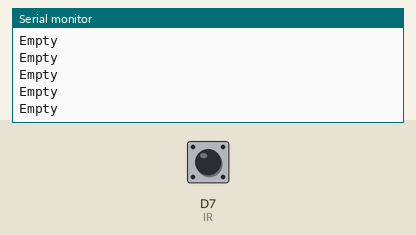
Recording of a sketch running on a simulated ESP8266 (NodeMCU). Parts: the last lines printed to the serial monitor. Inputs (shaded band) come from the test bench; at power-on: D7 (IR) HIGH.

Above: at 1.2 s.
1.3 s: D7 (IR) driven LOW
At 2.1 s:
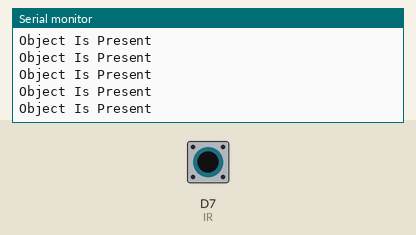
3.2 s: D7 (IR) driven HIGH
At 3.7 s:
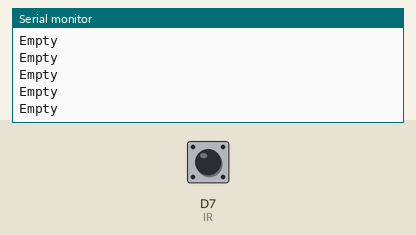
6.2 s: D7 (IR) driven LOW
At 7.1 s:
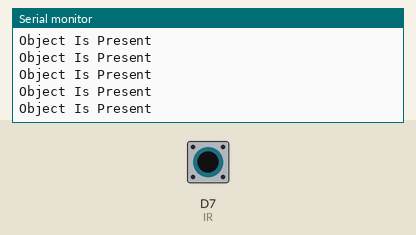
9.2 s: D7 (IR) driven HIGH
At 10.2 s:
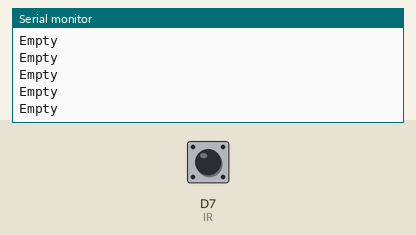
12.2 s: D7 (IR) driven LOW
At 13.3 s:
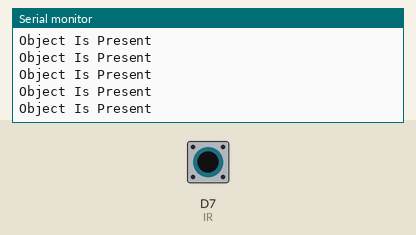

Measured:
- after the input at 1.3 s, the serial monitor: prints a new line at once (image 1)
- after the input at 6.2 s, the serial monitor: prints a new line at once (image 3)
- after the input at 9.2 s, the serial monitor: prints a new line at once (image 4)
- after the input at 12.2 s, the serial monitor: prints a new line at once (image 5)

The sketch:

IR_sensor.ino
```cpp
#define IR D7
bool ir;
void setup()
{
  pinMode(IR,INPUT_PULLUP);
  Serial.begin(9600);
}
void loop()
{
  ir=digitalRead(IR);
  if(ir==0)
  {
    Serial.println("Object Is Present");
  }
  else if(ir==1)
  {
    Serial.println("Empty");
  }
}
```
